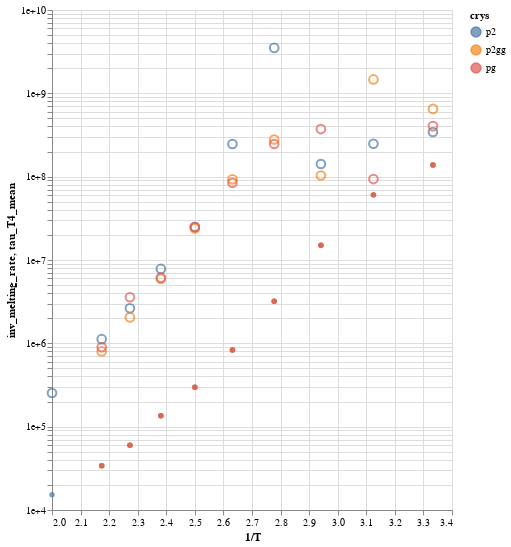

Notebook code for this chart:
### Code cell
create_chart('inv_melting_rate') + create_chart('tau_T4_mean').mark_point(filled=True)
